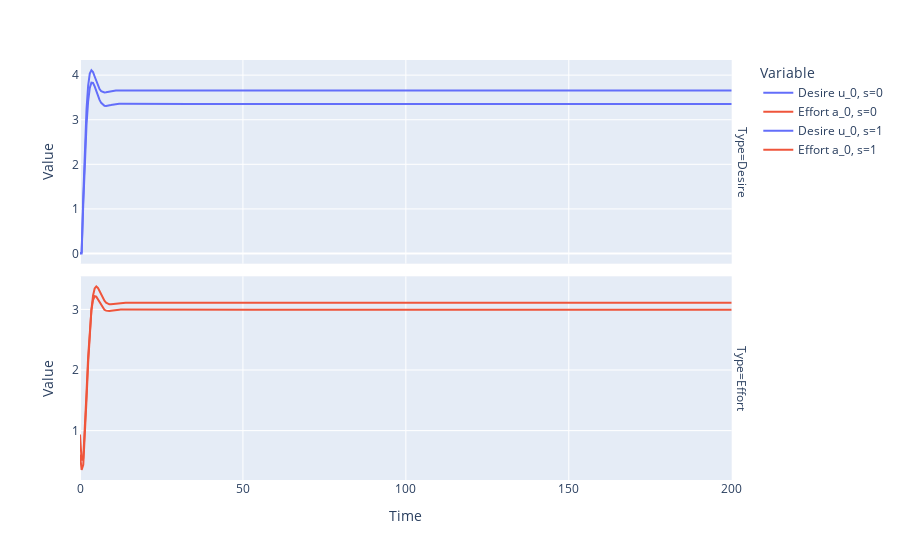
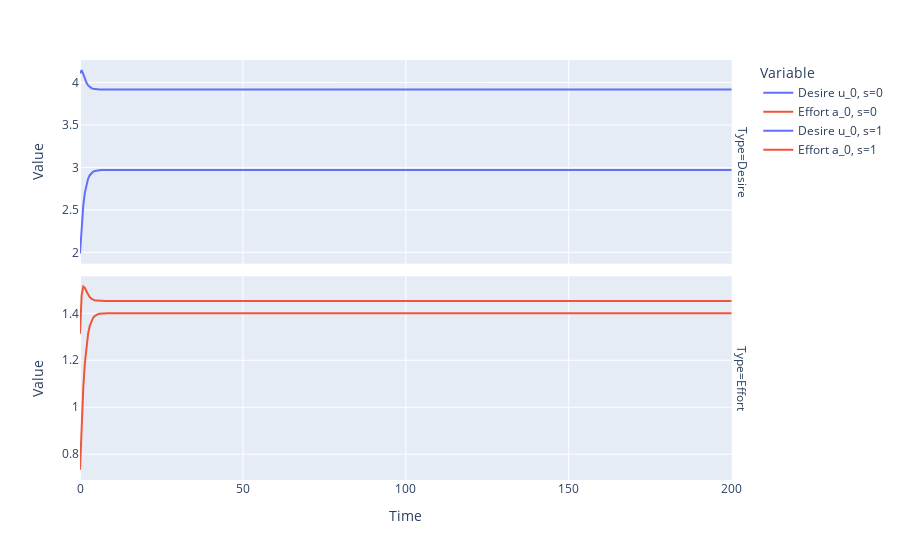
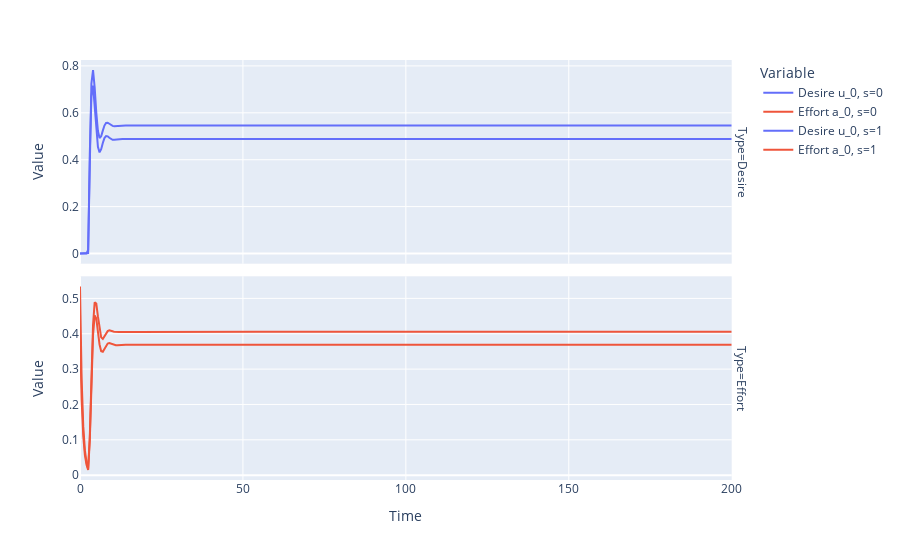
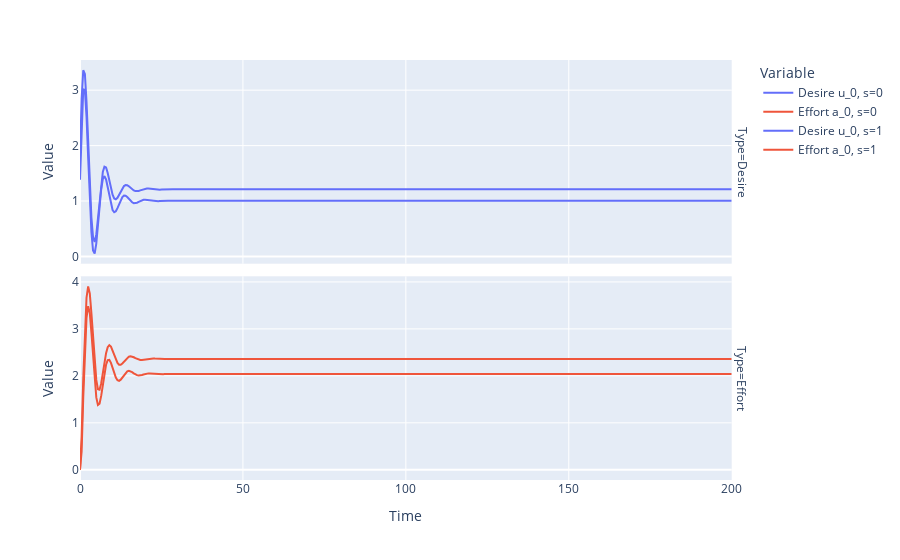

Notebook source saved alongside these figures, in order:
### Markdown cell above
#### Time Series Comparison

Does the model replicate the time series? Let's look at some examples (s=0 true, s=1 predicted time series). The model performs far better than the previous one. For some time series, it still has some issues with the steady state.

### Code cell
# Visual comparison of true and predicted time series
solver_config = SolverConfig(
    time_span=(0.0, 200.0),
    n_time_points=401,
)
n_params = num_params(n_actions)
n_vars = num_vars(n_actions)

for i in range(10):
    samples = []
    try:
        for name, y in {"true": y_true.cpu().numpy()[i], "pred": y_pred.cpu().numpy()[i]}.items():
            config_ode = ODEConfig(
                parameters=ParameterVector(values=y[:n_params]),
                initial_conditions=ICVector(values=y[n_params : n_params + n_vars]),
            )
            config = ODESolverConfig(ode=config_ode.model_dump(), solver=solver_config)

            sample = solve_ODE(config)
            samples.append(sample)
        plot_time_series(samples)
    except ValueError:
        continue

### Figure 1 — Plotly figure (JSON) as saved in the notebook; plotly's stock layout.template omitted (floating-point values rounded to 4 significant figures; data arrays with more than 128 entries replaced by an {"elided": "..."} marker saying what was removed)
{"data": [{"hovertemplate": "Variable=Desire u_0, s=0<br>Type=Desire<br>Time=%{x}<br>Value=%{y}<extra></extra>", "legendgroup": "Desire u_0, s=0", "line": {"color": "#636efa", "dash": "solid"}, "marker": {"symbol": "circle"}, "mode": "lines", "name": "Desire u_0, s=0", "orientation": "v", "showlegend": true, "type": "scatter", "x": {"elided": "401 float values"}, "xaxis": "x2", "y": {"elided": "401 float values"}, "yaxis": "y2"}, {"hovertemplate": "Variable=Effort a_0, s=0<br>Type=Effort<br>Time=%{x}<br>Value=%{y}<extra></extra>", "legendgroup": "Effort a_0, s=0", "line": {"color": "#EF553B", "dash": "solid"}, "marker": {"symbol": "circle"}, "mode": "lines", "name": "Effort a_0, s=0", "orientation": "v", "showlegend": true, "type": "scatter", "x": {"elided": "401 float values"}, "xaxis": "x", "y": {"elided": "401 float values"}, "yaxis": "y"}, {"hovertemplate": "Variable=Desire u_0, s=1<br>Type=Desire<br>Time=%{x}<br>Value=%{y}<extra></extra>", "legendgroup": "Desire u_0, s=1", "line": {"color": "#636efa", "dash": "solid"}, "marker": {"symbol": "circle"}, "mode": "lines", "name": "Desire u_0, s=1", "orientation": "v", "showlegend": true, "type": "scatter", "x": {"elided": "401 float values"}, "xaxis": "x2", "y": {"elided": "401 float values"}, "yaxis": "y2"}, {"hovertemplate": "Variable=Effort a_0, s=1<br>Type=Effort<br>Time=%{x}<br>Value=%{y}<extra></extra>", "legendgroup": "Effort a_0, s=1", "line": {"color": "#EF553B", "dash": "solid"}, "marker": {"symbol": "circle"}, "mode": "lines", "name": "Effort a_0, s=1", "orientation": "v", "showlegend": true, "type": "scatter", "x": {"elided": "401 float values"}, "xaxis": "x", "y": {"elided": "401 float values"}, "yaxis": "y"}], "layout": {"annotations": [{"font": {}, "showarrow": false, "text": "Type=Effort", "textangle": 90, "x": 0.98, "xanchor": "left", "xref": "paper", "y": 0.2425, "yanchor": "middle", "yref": "paper"}, {"font": {}, "showarrow": false, "text": "Type=Desire", "textangle": 90, "x": 0.98, "xanchor": "left", "xref": "paper", "y": 0.7575, "yanchor": "middle", "yref": "paper"}], "legend": {"title": {"text": "Variable"}, "tracegroupgap": 0}, "margin": {"t": 60}, "xaxis": {"anchor": "y", "domain": [0, 0.98], "title": {"text": "Time"}}, "xaxis2": {"anchor": "y2", "domain": [0, 0.98], "matches": "x", "showticklabels": false}, "yaxis": {"anchor": "x", "domain": [0, 0.485], "showticklabels": true, "title": {"text": "Value"}}, "yaxis2": {"anchor": "x2", "domain": [0.515, 1], "showticklabels": true, "title": {"text": "Value"}}}}

### Figure 2 — Plotly figure (JSON) as saved in the notebook; plotly's stock layout.template omitted (floating-point values rounded to 4 significant figures; data arrays with more than 128 entries replaced by an {"elided": "..."} marker saying what was removed)
{"data": [{"hovertemplate": "Variable=Desire u_0, s=0<br>Type=Desire<br>Time=%{x}<br>Value=%{y}<extra></extra>", "legendgroup": "Desire u_0, s=0", "line": {"color": "#636efa", "dash": "solid"}, "marker": {"symbol": "circle"}, "mode": "lines", "name": "Desire u_0, s=0", "orientation": "v", "showlegend": true, "type": "scatter", "x": {"elided": "401 float values"}, "xaxis": "x2", "y": {"elided": "401 float values"}, "yaxis": "y2"}, {"hovertemplate": "Variable=Effort a_0, s=0<br>Type=Effort<br>Time=%{x}<br>Value=%{y}<extra></extra>", "legendgroup": "Effort a_0, s=0", "line": {"color": "#EF553B", "dash": "solid"}, "marker": {"symbol": "circle"}, "mode": "lines", "name": "Effort a_0, s=0", "orientation": "v", "showlegend": true, "type": "scatter", "x": {"elided": "401 float values"}, "xaxis": "x", "y": {"elided": "401 float values"}, "yaxis": "y"}, {"hovertemplate": "Variable=Desire u_0, s=1<br>Type=Desire<br>Time=%{x}<br>Value=%{y}<extra></extra>", "legendgroup": "Desire u_0, s=1", "line": {"color": "#636efa", "dash": "solid"}, "marker": {"symbol": "circle"}, "mode": "lines", "name": "Desire u_0, s=1", "orientation": "v", "showlegend": true, "type": "scatter", "x": {"elided": "401 float values"}, "xaxis": "x2", "y": {"elided": "401 float values"}, "yaxis": "y2"}, {"hovertemplate": "Variable=Effort a_0, s=1<br>Type=Effort<br>Time=%{x}<br>Value=%{y}<extra></extra>", "legendgroup": "Effort a_0, s=1", "line": {"color": "#EF553B", "dash": "solid"}, "marker": {"symbol": "circle"}, "mode": "lines", "name": "Effort a_0, s=1", "orientation": "v", "showlegend": true, "type": "scatter", "x": {"elided": "401 float values"}, "xaxis": "x", "y": {"elided": "401 float values"}, "yaxis": "y"}], "layout": {"annotations": [{"font": {}, "showarrow": false, "text": "Type=Effort", "textangle": 90, "x": 0.98, "xanchor": "left", "xref": "paper", "y": 0.2425, "yanchor": "middle", "yref": "paper"}, {"font": {}, "showarrow": false, "text": "Type=Desire", "textangle": 90, "x": 0.98, "xanchor": "left", "xref": "paper", "y": 0.7575, "yanchor": "middle", "yref": "paper"}], "legend": {"title": {"text": "Variable"}, "tracegroupgap": 0}, "margin": {"t": 60}, "xaxis": {"anchor": "y", "domain": [0, 0.98], "title": {"text": "Time"}}, "xaxis2": {"anchor": "y2", "domain": [0, 0.98], "matches": "x", "showticklabels": false}, "yaxis": {"anchor": "x", "domain": [0, 0.485], "showticklabels": true, "title": {"text": "Value"}}, "yaxis2": {"anchor": "x2", "domain": [0.515, 1], "showticklabels": true, "title": {"text": "Value"}}}}

### Figure 3 — Plotly figure (JSON) as saved in the notebook; plotly's stock layout.template omitted (floating-point values rounded to 4 significant figures; data arrays with more than 128 entries replaced by an {"elided": "..."} marker saying what was removed)
{"data": [{"hovertemplate": "Variable=Desire u_0, s=0<br>Type=Desire<br>Time=%{x}<br>Value=%{y}<extra></extra>", "legendgroup": "Desire u_0, s=0", "line": {"color": "#636efa", "dash": "solid"}, "marker": {"symbol": "circle"}, "mode": "lines", "name": "Desire u_0, s=0", "orientation": "v", "showlegend": true, "type": "scatter", "x": {"elided": "401 float values"}, "xaxis": "x2", "y": {"elided": "401 float values"}, "yaxis": "y2"}, {"hovertemplate": "Variable=Effort a_0, s=0<br>Type=Effort<br>Time=%{x}<br>Value=%{y}<extra></extra>", "legendgroup": "Effort a_0, s=0", "line": {"color": "#EF553B", "dash": "solid"}, "marker": {"symbol": "circle"}, "mode": "lines", "name": "Effort a_0, s=0", "orientation": "v", "showlegend": true, "type": "scatter", "x": {"elided": "401 float values"}, "xaxis": "x", "y": {"elided": "401 float values"}, "yaxis": "y"}, {"hovertemplate": "Variable=Desire u_0, s=1<br>Type=Desire<br>Time=%{x}<br>Value=%{y}<extra></extra>", "legendgroup": "Desire u_0, s=1", "line": {"color": "#636efa", "dash": "solid"}, "marker": {"symbol": "circle"}, "mode": "lines", "name": "Desire u_0, s=1", "orientation": "v", "showlegend": true, "type": "scatter", "x": {"elided": "401 float values"}, "xaxis": "x2", "y": {"elided": "401 float values"}, "yaxis": "y2"}, {"hovertemplate": "Variable=Effort a_0, s=1<br>Type=Effort<br>Time=%{x}<br>Value=%{y}<extra></extra>", "legendgroup": "Effort a_0, s=1", "line": {"color": "#EF553B", "dash": "solid"}, "marker": {"symbol": "circle"}, "mode": "lines", "name": "Effort a_0, s=1", "orientation": "v", "showlegend": true, "type": "scatter", "x": {"elided": "401 float values"}, "xaxis": "x", "y": {"elided": "401 float values"}, "yaxis": "y"}], "layout": {"annotations": [{"font": {}, "showarrow": false, "text": "Type=Effort", "textangle": 90, "x": 0.98, "xanchor": "left", "xref": "paper", "y": 0.2425, "yanchor": "middle", "yref": "paper"}, {"font": {}, "showarrow": false, "text": "Type=Desire", "textangle": 90, "x": 0.98, "xanchor": "left", "xref": "paper", "y": 0.7575, "yanchor": "middle", "yref": "paper"}], "legend": {"title": {"text": "Variable"}, "tracegroupgap": 0}, "margin": {"t": 60}, "xaxis": {"anchor": "y", "domain": [0, 0.98], "title": {"text": "Time"}}, "xaxis2": {"anchor": "y2", "domain": [0, 0.98], "matches": "x", "showticklabels": false}, "yaxis": {"anchor": "x", "domain": [0, 0.485], "showticklabels": true, "title": {"text": "Value"}}, "yaxis2": {"anchor": "x2", "domain": [0.515, 1], "showticklabels": true, "title": {"text": "Value"}}}}

### Figure 4 — Plotly figure (JSON) as saved in the notebook; plotly's stock layout.template omitted (floating-point values rounded to 4 significant figures; data arrays with more than 128 entries replaced by an {"elided": "..."} marker saying what was removed)
{"data": [{"hovertemplate": "Variable=Desire u_0, s=0<br>Type=Desire<br>Time=%{x}<br>Value=%{y}<extra></extra>", "legendgroup": "Desire u_0, s=0", "line": {"color": "#636efa", "dash": "solid"}, "marker": {"symbol": "circle"}, "mode": "lines", "name": "Desire u_0, s=0", "orientation": "v", "showlegend": true, "type": "scatter", "x": {"elided": "401 float values"}, "xaxis": "x2", "y": {"elided": "401 float values"}, "yaxis": "y2"}, {"hovertemplate": "Variable=Effort a_0, s=0<br>Type=Effort<br>Time=%{x}<br>Value=%{y}<extra></extra>", "legendgroup": "Effort a_0, s=0", "line": {"color": "#EF553B", "dash": "solid"}, "marker": {"symbol": "circle"}, "mode": "lines", "name": "Effort a_0, s=0", "orientation": "v", "showlegend": true, "type": "scatter", "x": {"elided": "401 float values"}, "xaxis": "x", "y": {"elided": "401 float values"}, "yaxis": "y"}, {"hovertemplate": "Variable=Desire u_0, s=1<br>Type=Desire<br>Time=%{x}<br>Value=%{y}<extra></extra>", "legendgroup": "Desire u_0, s=1", "line": {"color": "#636efa", "dash": "solid"}, "marker": {"symbol": "circle"}, "mode": "lines", "name": "Desire u_0, s=1", "orientation": "v", "showlegend": true, "type": "scatter", "x": {"elided": "401 float values"}, "xaxis": "x2", "y": {"elided": "401 float values"}, "yaxis": "y2"}, {"hovertemplate": "Variable=Effort a_0, s=1<br>Type=Effort<br>Time=%{x}<br>Value=%{y}<extra></extra>", "legendgroup": "Effort a_0, s=1", "line": {"color": "#EF553B", "dash": "solid"}, "marker": {"symbol": "circle"}, "mode": "lines", "name": "Effort a_0, s=1", "orientation": "v", "showlegend": true, "type": "scatter", "x": {"elided": "401 float values"}, "xaxis": "x", "y": {"elided": "401 float values"}, "yaxis": "y"}], "layout": {"annotations": [{"font": {}, "showarrow": false, "text": "Type=Effort", "textangle": 90, "x": 0.98, "xanchor": "left", "xref": "paper", "y": 0.2425, "yanchor": "middle", "yref": "paper"}, {"font": {}, "showarrow": false, "text": "Type=Desire", "textangle": 90, "x": 0.98, "xanchor": "left", "xref": "paper", "y": 0.7575, "yanchor": "middle", "yref": "paper"}], "legend": {"title": {"text": "Variable"}, "tracegroupgap": 0}, "margin": {"t": 60}, "xaxis": {"anchor": "y", "domain": [0, 0.98], "title": {"text": "Time"}}, "xaxis2": {"anchor": "y2", "domain": [0, 0.98], "matches": "x", "showticklabels": false}, "yaxis": {"anchor": "x", "domain": [0, 0.485], "showticklabels": true, "title": {"text": "Value"}}, "yaxis2": {"anchor": "x2", "domain": [0.515, 1], "showticklabels": true, "title": {"text": "Value"}}}}
